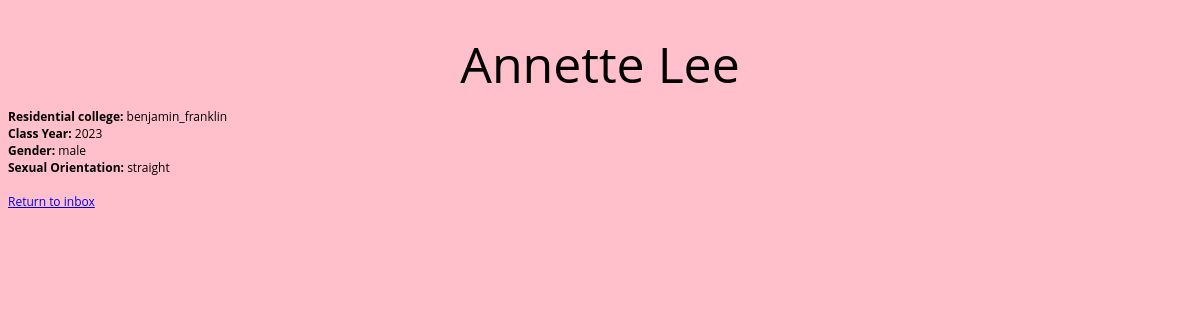
Page /inbox/ann123/view_potential?potential_match=ann1234 on the earlier database version.
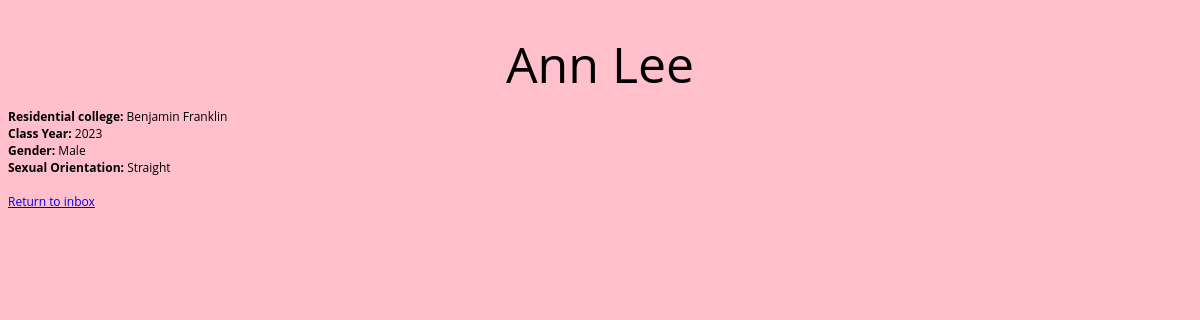
Same page on the later database version.
### tables this page shows
CREATE TABLE users (
    id integer primary key autoincrement,
    first_name text not null,
    last_name text not null,
    username text not null,
    password text not null,
    phone_number text,
    college text,
    class_year text,
    gender text,
    orientation text,
    preference text
);

### main.py (the view)
@app.route('/inbox/<username>/view_potential', methods=['GET'])
def view_potential(username):
    potential_match = request.args.get('potential_match')
    dict_info = retrieve_profile_info(potential_match)
    return render_template('view_potential.html', username=username,
                           first_name=dict_info["first_name"],
                           last_name=dict_info["last_name"],
                           college=dict_info["college"],
                           class_year=dict_info["class_year"],
                           gender=dict_info["gender"],
                           orientation=dict_info["orientation"])

### models.py (called while the page is built)
def retrieve_profile_info(username):
    con = sql.connect("database.db")
    cur = con.cursor()
    query = "SELECT * FROM users WHERE username = ?"
    cur.execute(query, [username])
    info = cur.fetchone()
    first_name = info[1]
    last_name = info[2]
    number = info[5]
    college = info[6]
    class_year = info[7]
    gender = info[8]
    orientation = info[9]
    match_preference = info[10]
    info_dict = {"first_name": first_name, "last_name": last_name, "number": number,
                 "college":college, "class_year":class_year, "gender":gender,
                 "orientation":orientation, "match_preference": match_preference}
    return info_dict

### templates/view_potential.html
<!DOCTYPE html>
<html lang="en">
    <head>
        <link href="static/css/main.css" rel="stylesheet" type="text/css" media="all">
    </head>
    <body>
        <h1>{{first_name}} {{last_name}}</h1>
        <b>Residential college: </b>{{college}}<br>
        <b>Class Year: </b>{{class_year}}<br>
        <b>Gender: </b>{{gender}}<br>
        <b>Sexual Orientation: </b>{{orientation}}
        <br>
        <br>
        <a href="/inbox/{{username}}">Return to inbox</a>
        <br>
    </body>
</html>

### static/css/main.css (style rules this page uses)
body, input, textarea, select { font-family: 'Open Sans', sans-serif; font-size: 12px; color: black; }
body { background-color: #FFC0CB; }
h1 { font-size: 50px; font-weight: 400; color: black; text-align: center; padding-top: 10px; margin-top: 20px; margin-bottom: 10px; }

Differences in the rows shown:
no longer on this page (row edited): users: first_name "Annette", last_name "Lee", college "benjamin_franklin", class_year "2023", gender "male", orientation "straight"
now on this page (row edited): users: first_name "Ann", last_name "Lee", college "Benjamin Franklin", class_year "2023", gender "Male", orientation "Straight"
